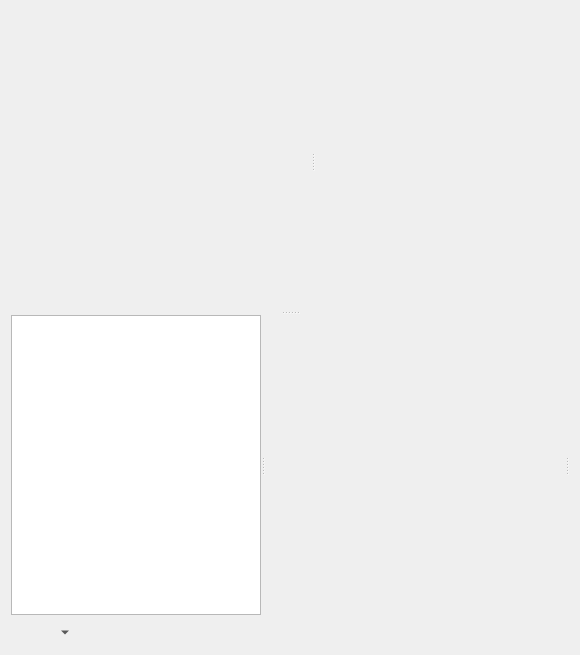
<?xml version="1.0" encoding="UTF-8"?>
<ui version="4.0">
 <class>TransitionEditorPage</class>
 <widget class="QWidget" name="TransitionEditorPage">
  <property name="geometry">
   <rect>
    <x>0</x>
    <y>0</y>
    <width>576</width>
    <height>651</height>
   </rect>
  </property>
  <layout class="QVBoxLayout" name="verticalLayout">
   <item>
    <widget class="QSplitter" name="m_wndSplitterVert">
     <property name="orientation">
      <enum>Qt::Vertical</enum>
     </property>
     <widget class="QSplitter" name="m_wndSplitterHorz">
      <property name="sizePolicy">
       <sizepolicy hsizetype="Expanding" vsizetype="Preferred">
        <horstretch>0</horstretch>
        <verstretch>2</verstretch>
       </sizepolicy>
      </property>
      <property name="orientation">
       <enum>Qt::Horizontal</enum>
      </property>
      <widget class="QWidget" name="m_modelViewportFrame" native="true">
       <property name="sizePolicy">
        <sizepolicy hsizetype="Preferred" vsizetype="Preferred">
         <horstretch>10</horstretch>
         <verstretch>0</verstretch>
        </sizepolicy>
       </property>
       <property name="minimumSize">
        <size>
         <width>300</width>
         <height>300</height>
        </size>
       </property>
       <layout class="QHBoxLayout" name="horizontalLayout_2">
        <property name="leftMargin">
         <number>0</number>
        </property>
        <property name="topMargin">
         <number>0</number>
        </property>
        <property name="rightMargin">
         <number>0</number>
        </property>
        <property name="bottomMargin">
         <number>0</number>
        </property>
       </layout>
      </widget>
      <widget class="ReflectedPropertiesPanel" name="m_tagsPanel" native="true">
       <property name="sizePolicy">
        <sizepolicy hsizetype="Minimum" vsizetype="Preferred">
         <horstretch>1</horstretch>
         <verstretch>0</verstretch>
        </sizepolicy>
       </property>
       <property name="minimumSize">
        <size>
         <width>150</width>
         <height>0</height>
        </size>
       </property>
      </widget>
     </widget>
     <widget class="QSplitter" name="m_wndSplitterTracks">
      <property name="sizePolicy">
       <sizepolicy hsizetype="Expanding" vsizetype="Preferred">
        <horstretch>0</horstretch>
        <verstretch>3</verstretch>
       </sizepolicy>
      </property>
      <property name="orientation">
       <enum>Qt::Horizontal</enum>
      </property>
      <widget class="CMannNodesWidget" name="m_wndNodes">
       <property name="sizePolicy">
        <sizepolicy hsizetype="Preferred" vsizetype="Preferred">
         <horstretch>3</horstretch>
         <verstretch>0</verstretch>
        </sizepolicy>
       </property>
       <property name="minimumSize">
        <size>
         <width>250</width>
         <height>300</height>
        </size>
       </property>
      </widget>
      <widget class="CMannDopeSheet" name="m_wndTrackPanel" native="true">
       <property name="sizePolicy">
        <sizepolicy hsizetype="Expanding" vsizetype="Preferred">
         <horstretch>6</horstretch>
         <verstretch>0</verstretch>
        </sizepolicy>
       </property>
       <property name="minimumSize">
        <size>
         <width>300</width>
         <height>300</height>
        </size>
       </property>
      </widget>
      <widget class="CMannKeyPropertiesDlgFE" name="m_wndKeyProperties" native="true"/>
     </widget>
    </widget>
   </item>
   <item>
    <widget class="CSequencerDopeSheetToolbar" name="m_cDlgToolBar" native="true">
     <layout class="QHBoxLayout" name="horizontalLayout">
      <property name="spacing">
       <number>0</number>
      </property>
      <property name="leftMargin">
       <number>0</number>
      </property>
      <property name="topMargin">
       <number>0</number>
      </property>
      <property name="rightMargin">
       <number>0</number>
      </property>
      <property name="bottomMargin">
       <number>0</number>
      </property>
      <item>
       <widget class="QToolButton" name="buttonTvJumpStart">
        <property name="icon">
         <iconset resource="../mannequindialog.qrc">
          <normaloff>:/FragmentBrowser/Controls/mannequin_transition_editor_toolbar_01.png</normaloff>:/FragmentBrowser/Controls/mannequin_transition_editor_toolbar_01.png</iconset>
        </property>
        <property name="autoRaise">
         <bool>true</bool>
        </property>
       </widget>
      </item>
      <item>
       <widget class="QToolButton" name="buttonTvPlay">
        <property name="icon">
         <iconset resource="../mannequindialog.qrc">
          <normaloff>:/FragmentBrowser/Controls/mannequin_transition_editor_toolbar_02.png</normaloff>:/FragmentBrowser/Controls/mannequin_transition_editor_toolbar_02.png</iconset>
        </property>
        <property name="checkable">
         <bool>true</bool>
        </property>
        <property name="popupMode">
         <enum>QToolButton::MenuButtonPopup</enum>
        </property>
        <property name="autoRaise">
         <bool>true</bool>
        </property>
       </widget>
      </item>
      <item>
       <widget class="QToolButton" name="buttonTvJumpEnd">
        <property name="icon">
         <iconset resource="../mannequindialog.qrc">
          <normaloff>:/FragmentBrowser/Controls/mannequin_transition_editor_toolbar_03.png</normaloff>:/FragmentBrowser/Controls/mannequin_transition_editor_toolbar_03.png</iconset>
        </property>
        <property name="autoRaise">
         <bool>true</bool>
        </property>
       </widget>
      </item>
      <item>
       <widget class="QToolButton" name="buttonPlayLoop">
        <property name="icon">
         <iconset resource="../mannequindialog.qrc">
          <normaloff>:/FragmentBrowser/Controls/mannequin_transition_editor_toolbar_04.png</normaloff>:/FragmentBrowser/Controls/mannequin_transition_editor_toolbar_04.png</iconset>
        </property>
        <property name="checkable">
         <bool>true</bool>
        </property>
        <property name="autoRaise">
         <bool>true</bool>
        </property>
       </widget>
      </item>
      <item>
       <widget class="QToolButton" name="buttonToggle1P">
        <property name="icon">
         <iconset resource="../mannequindialog.qrc">
          <normaloff>:/FragmentBrowser/Controls/mannequin_transition_editor_toolbar_05.png</normaloff>:/FragmentBrowser/Controls/mannequin_transition_editor_toolbar_05.png</iconset>
        </property>
        <property name="checkable">
         <bool>true</bool>
        </property>
        <property name="autoRaise">
         <bool>true</bool>
        </property>
       </widget>
      </item>
      <item>
       <widget class="QToolButton" name="buttonShowDebugOptions">
        <property name="icon">
         <iconset resource="../mannequindialog.qrc">
          <normaloff>:/FragmentBrowser/Controls/mannequin_transition_editor_toolbar_06.png</normaloff>:/FragmentBrowser/Controls/mannequin_transition_editor_toolbar_06.png</iconset>
        </property>
        <property name="autoRaise">
         <bool>true</bool>
        </property>
       </widget>
      </item>
      <item>
       <widget class="QToolButton" name="buttonTogglePreviewUnits">
        <property name="icon">
         <iconset resource="../mannequindialog.qrc">
          <normaloff>:/FragmentBrowser/Controls/mannequin_transition_editor_toolbar_07.png</normaloff>:/FragmentBrowser/Controls/mannequin_transition_editor_toolbar_07.png</iconset>
        </property>
        <property name="autoRaise">
         <bool>true</bool>
        </property>
       </widget>
      </item>
      <item>
       <widget class="QToolButton" name="buttonMannReloadAnims">
        <property name="icon">
         <iconset resource="../mannequindialog.qrc">
          <normaloff>:/FragmentBrowser/Controls/mannequin_transition_editor_toolbar_08.png</normaloff>:/FragmentBrowser/Controls/mannequin_transition_editor_toolbar_08.png</iconset>
        </property>
        <property name="autoRaise">
         <bool>true</bool>
        </property>
       </widget>
      </item>
      <item>
       <widget class="QToolButton" name="buttonMannLookAtToggle">
        <property name="icon">
         <iconset resource="../mannequindialog.qrc">
          <normaloff>:/FragmentBrowser/Controls/mannequin_transition_editor_toolbar_09.png</normaloff>:/FragmentBrowser/Controls/mannequin_transition_editor_toolbar_09.png</iconset>
        </property>
        <property name="checkable">
         <bool>true</bool>
        </property>
        <property name="autoRaise">
         <bool>true</bool>
        </property>
       </widget>
      </item>
      <item>
       <widget class="QToolButton" name="buttonMannRotateLocator">
        <property name="icon">
         <iconset resource="../mannequindialog.qrc">
          <normaloff>:/FragmentBrowser/Controls/mannequin_transition_editor_toolbar_10.png</normaloff>:/FragmentBrowser/Controls/mannequin_transition_editor_toolbar_10.png</iconset>
        </property>
        <property name="checkable">
         <bool>true</bool>
        </property>
        <property name="autoRaise">
         <bool>true</bool>
        </property>
       </widget>
      </item>
      <item>
       <widget class="QToolButton" name="buttonMannTranslateLocator">
        <property name="icon">
         <iconset resource="../mannequindialog.qrc">
          <normaloff>:/FragmentBrowser/Controls/mannequin_transition_editor_toolbar_11.png</normaloff>:/FragmentBrowser/Controls/mannequin_transition_editor_toolbar_11.png</iconset>
        </property>
        <property name="checkable">
         <bool>true</bool>
        </property>
        <property name="autoRaise">
         <bool>true</bool>
        </property>
       </widget>
      </item>
      <item>
       <widget class="QToolButton" name="buttonMannAttachToEntity">
        <property name="icon">
         <iconset resource="../mannequindialog.qrc">
          <normaloff>:/FragmentBrowser/Controls/mannequin_transition_editor_toolbar_12.png</normaloff>:/FragmentBrowser/Controls/mannequin_transition_editor_toolbar_12.png</iconset>
        </property>
        <property name="checkable">
         <bool>true</bool>
        </property>
        <property name="autoRaise">
         <bool>true</bool>
        </property>
       </widget>
      </item>
      <item>
       <widget class="QToolButton" name="buttonMannShowSceneRoots">
        <property name="icon">
         <iconset resource="../mannequindialog.qrc">
          <normaloff>:/FragmentBrowser/Controls/mannequin_transition_editor_toolbar_13.png</normaloff>:/FragmentBrowser/Controls/mannequin_transition_editor_toolbar_13.png</iconset>
        </property>
        <property name="checkable">
         <bool>true</bool>
        </property>
        <property name="autoRaise">
         <bool>true</bool>
        </property>
       </widget>
      </item>
      <item>
       <spacer name="horizontalSpacer">
        <property name="orientation">
         <enum>Qt::Horizontal</enum>
        </property>
        <property name="sizeHint" stdset="0">
         <size>
          <width>40</width>
          <height>20</height>
         </size>
        </property>
       </spacer>
      </item>
     </layout>
    </widget>
   </item>
  </layout>
 </widget>
 <customwidgets>
  <customwidget>
   <class>CMannNodesWidget</class>
   <extends>QTreeView</extends>
   <header>Mannequin/MannequinNodes.h</header>
  </customwidget>
  <customwidget>
   <class>CMannKeyPropertiesDlgFE</class>
   <extends>QWidget</extends>
   <header>Mannequin/MannKeyPropertiesDlgFE.h</header>
   <container>1</container>
  </customwidget>
  <customwidget>
   <class>CSequencerDopeSheetToolbar</class>
   <extends>QWidget</extends>
   <header>Mannequin/SequencerDopeSheetToolbar.h</header>
   <container>1</container>
  </customwidget>
  <customwidget>
   <class>ReflectedPropertiesPanel</class>
   <extends>QWidget</extends>
   <header>Controls/ReflectedPropertyControl/ReflectedPropertiesPanel.h</header>
   <container>1</container>
  </customwidget>
  <customwidget>
   <class>CMannDopeSheet</class>
   <extends>QWidget</extends>
   <header>Mannequin/Controls/MannDopeSheet.h</header>
   <container>1</container>
  </customwidget>
 </customwidgets>
 <resources>
  <include location="../mannequindialog.qrc"/>
 </resources>
 <connections/>
</ui>
